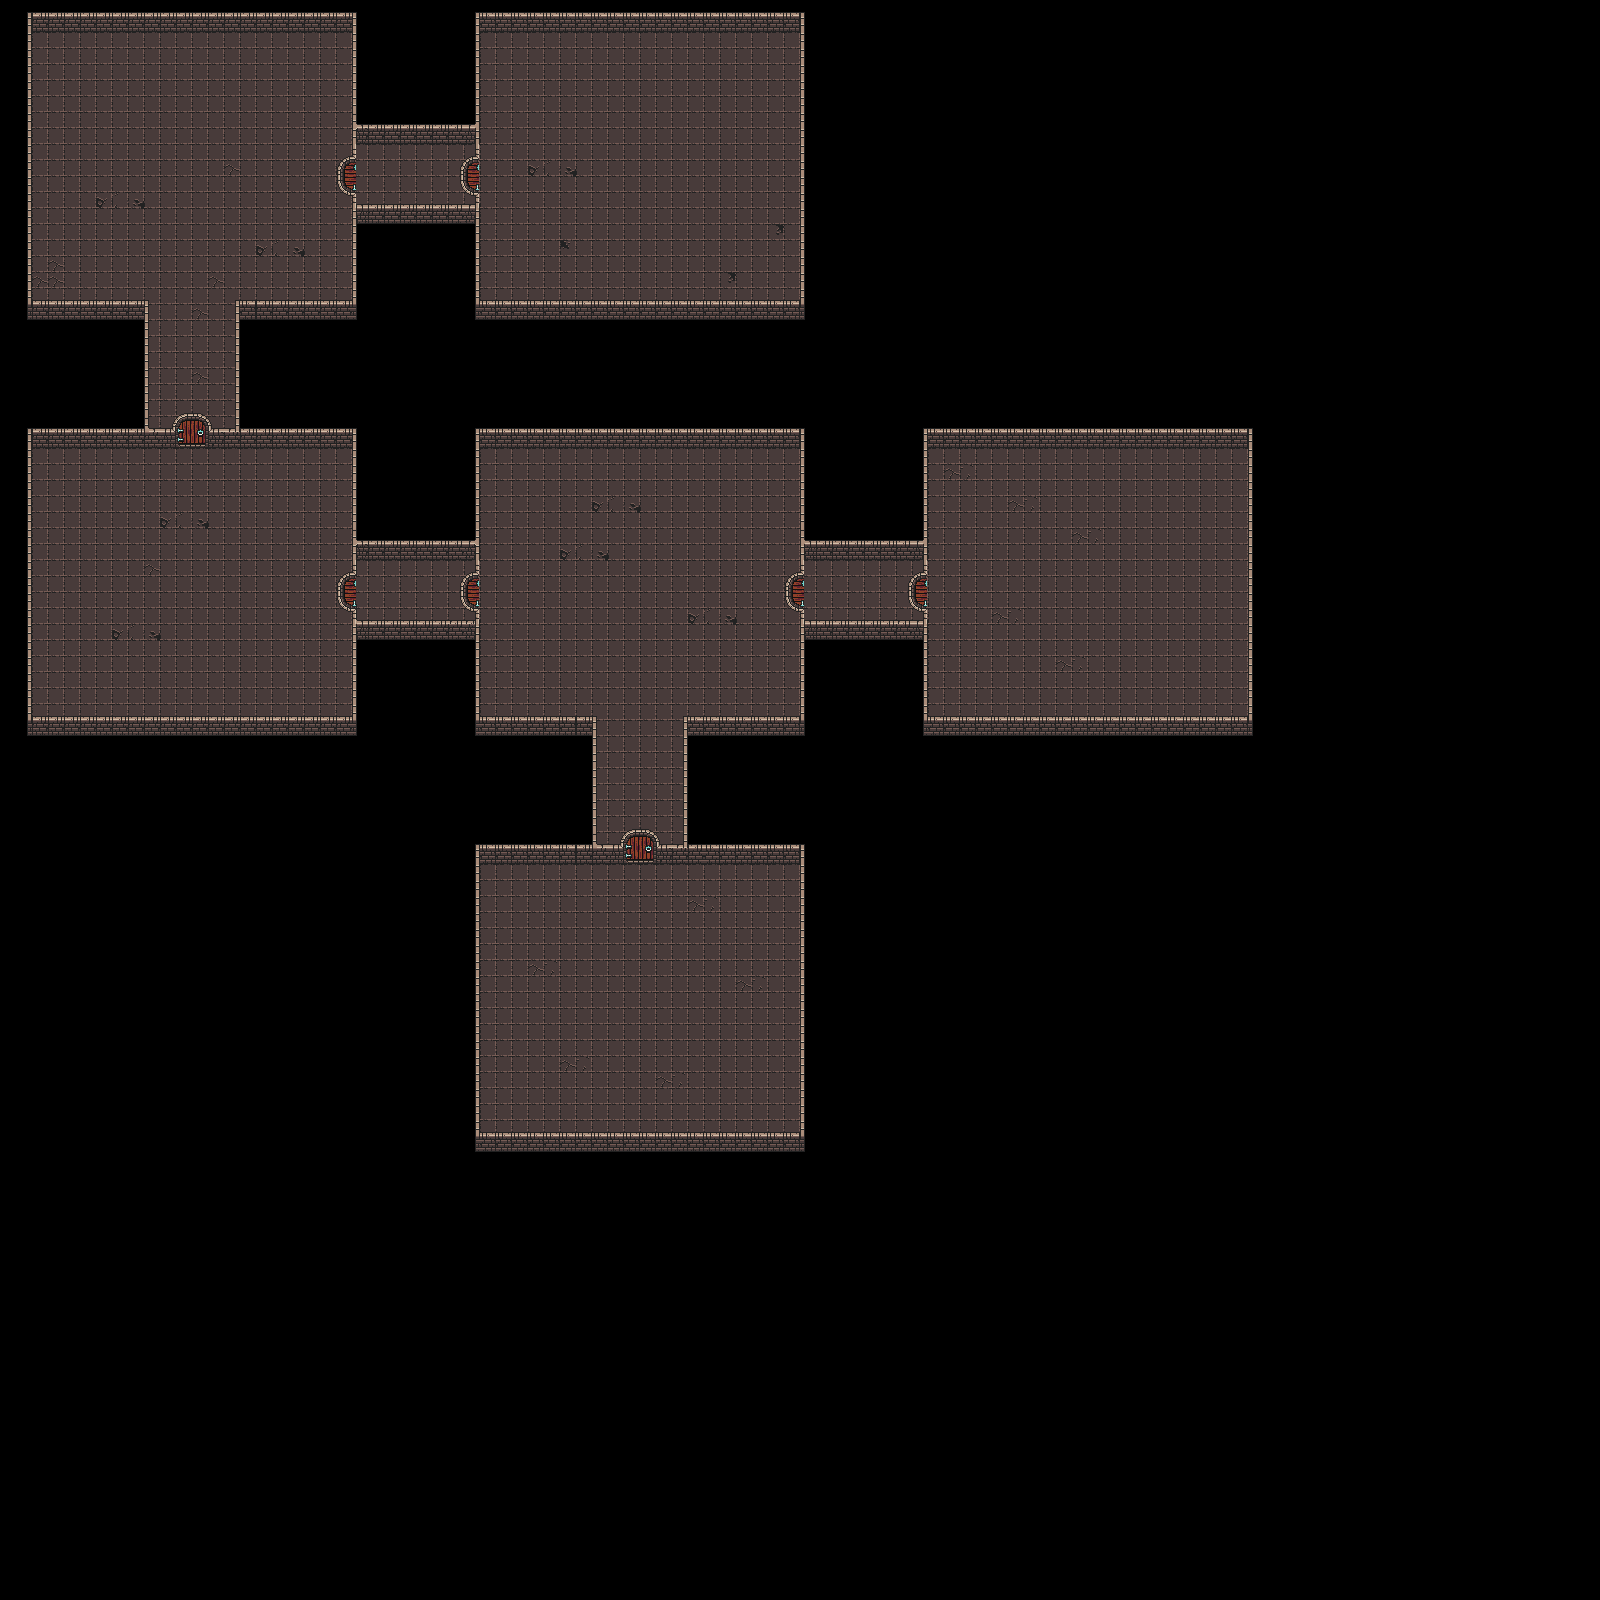

Below is a game level as drawn by its tile map, then a one-line description and the .tmx that defines it (tile-layer data replaced by summaries):
An orthogonal 100x100 tile map with 16x16 px tiles, 4 tile layers (ground, walls, side-doors-1, side-doors-2).

<map version="1.4" tiledversion="1.4.3" orientation="orthogonal" renderorder="right-down" width="100" height="100" tilewidth="16" tileheight="16" infinite="0" nextlayerid="6" nextobjectid="1">
 <tileset firstgid="1" name="0x72_DungeonTilesetII_v1.3" tilewidth="16" tileheight="16" tilecount="1024" columns="32">
  <image source="0x72_DungeonTilesetII_v1.3.1/0x72_DungeonTilesetII_v1.3.png" width="512" height="512" />
  <tile id="0">
   <properties>
    <property name="collides" type="bool" value="false" />
   </properties>
  </tile>
  <tile id="1">
   <properties>
    <property name="collides" type="bool" value="false" />
   </properties>
  </tile>
  <tile id="2">
   <properties>
    <property name="collides" type="bool" value="false" />
   </properties>
  </tile>
  <tile id="3">
   <properties>
    <property name="collides" type="bool" value="false" />
   </properties>
  </tile>
  <tile id="4">
   <properties>
    <property name="collides" type="bool" value="false" />
   </properties>
  </tile>
  <tile id="5">
   <properties>
    <property name="collides" type="bool" value="false" />
   </properties>
  </tile>
  <tile id="6">
   <properties>
    <property name="collides" type="bool" value="false" />
   </properties>
  </tile>
  <tile id="32">
   <properties>
    <property name="collides" type="bool" value="false" />
   </properties>
  </tile>
  <tile id="33">
   <properties>
    <property name="collides" type="bool" value="true" />
   </properties>
  </tile>
  <tile id="34">
   <properties>
    <property name="collides" type="bool" value="true" />
   </properties>
  </tile>
  <tile id="35">
   <properties>
    <property name="collides" type="bool" value="true" />
   </properties>
  </tile>
  <tile id="36">
   <properties>
    <property name="collides" type="bool" value="false" />
   </properties>
  </tile>
  <tile id="37">
   <properties>
    <property name="collides" type="bool" value="false" />
   </properties>
  </tile>
  <tile id="38">
   <properties>
    <property name="collides" type="bool" value="false" />
   </properties>
  </tile>
  <tile id="64">
   <properties>
    <property name="collides" type="bool" value="false" />
   </properties>
  </tile>
  <tile id="65">
   <properties>
    <property name="collides" type="bool" value="false" />
   </properties>
  </tile>
  <tile id="66">
   <properties>
    <property name="collides" type="bool" value="false" />
   </properties>
  </tile>
  <tile id="67">
   <properties>
    <property name="collides" type="bool" value="false" />
   </properties>
  </tile>
  <tile id="68">
   <properties>
    <property name="collides" type="bool" value="false" />
   </properties>
  </tile>
  <tile id="69">
   <properties>
    <property name="collides" type="bool" value="false" />
   </properties>
  </tile>
  <tile id="70">
   <properties>
    <property name="collides" type="bool" value="false" />
   </properties>
  </tile>
  <tile id="96">
   <properties>
    <property name="collides" type="bool" value="false" />
   </properties>
  </tile>
  <tile id="97">
   <properties>
    <property name="collides" type="bool" value="false" />
   </properties>
  </tile>
  <tile id="98">
   <properties>
    <property name="collides" type="bool" value="false" />
   </properties>
  </tile>
  <tile id="99">
   <properties>
    <property name="collides" type="bool" value="false" />
   </properties>
  </tile>
  <tile id="100">
   <properties>
    <property name="collides" type="bool" value="false" />
   </properties>
  </tile>
  <tile id="101">
   <properties>
    <property name="collides" type="bool" value="false" />
   </properties>
  </tile>
  <tile id="102">
   <properties>
    <property name="collides" type="bool" value="false" />
   </properties>
  </tile>
  <tile id="128">
   <properties>
    <property name="collides" type="bool" value="false" />
   </properties>
  </tile>
  <tile id="129">
   <properties>
    <property name="collides" type="bool" value="false" />
   </properties>
  </tile>
  <tile id="130">
   <properties>
    <property name="collides" type="bool" value="false" />
   </properties>
  </tile>
  <tile id="131">
   <properties>
    <property name="collides" type="bool" value="false" />
   </properties>
  </tile>
  <tile id="132">
   <properties>
    <property name="collides" type="bool" value="false" />
   </properties>
  </tile>
  <tile id="133">
   <properties>
    <property name="collides" type="bool" value="false" />
   </properties>
  </tile>
  <tile id="134">
   <properties>
    <property name="collides" type="bool" value="false" />
   </properties>
  </tile>
  <tile id="160">
   <properties>
    <property name="collides" type="bool" value="true" />
   </properties>
  </tile>
  <tile id="161">
   <properties>
    <property name="collides" type="bool" value="false" />
   </properties>
  </tile>
  <tile id="162">
   <properties>
    <property name="collides" type="bool" value="false" />
   </properties>
  </tile>
  <tile id="163">
   <properties>
    <property name="collides" type="bool" value="false" />
   </properties>
  </tile>
  <tile id="164">
   <properties>
    <property name="collides" type="bool" value="false" />
   </properties>
  </tile>
  <tile id="165">
   <properties>
    <property name="collides" type="bool" value="true" />
   </properties>
  </tile>
  <tile id="166">
   <properties>
    <property name="collides" type="bool" value="true" />
   </properties>
  </tile>
  <tile id="192">
   <properties>
    <property name="collides" type="bool" value="true" />
   </properties>
  </tile>
  <tile id="193">
   <properties>
    <property name="collides" type="bool" value="false" />
   </properties>
  </tile>
  <tile id="194">
   <properties>
    <property name="collides" type="bool" value="false" />
   </properties>
  </tile>
  <tile id="195">
   <properties>
    <property name="collides" type="bool" value="false" />
   </properties>
  </tile>
  <tile id="196">
   <properties>
    <property name="collides" type="bool" value="false" />
   </properties>
  </tile>
  <tile id="197">
   <properties>
    <property name="collides" type="bool" value="true" />
   </properties>
  </tile>
  <tile id="198">
   <properties>
    <property name="collides" type="bool" value="true" />
   </properties>
  </tile>
  <tile id="224">
   <properties>
    <property name="collides" type="bool" value="true" />
   </properties>
  </tile>
  <tile id="225">
   <properties>
    <property name="collides" type="bool" value="true" />
   </properties>
  </tile>
  <tile id="226">
   <properties>
    <property name="collides" type="bool" value="true" />
   </properties>
  </tile>
  <tile id="227">
   <properties>
    <property name="collides" type="bool" value="true" />
   </properties>
  </tile>
  <tile id="228">
   <properties>
    <property name="collides" type="bool" value="true" />
   </properties>
  </tile>
  <tile id="229">
   <properties>
    <property name="collides" type="bool" value="true" />
   </properties>
  </tile>
  <tile id="230">
   <properties>
    <property name="collides" type="bool" value="true" />
   </properties>
  </tile>
  <tile id="256">
   <properties>
    <property name="collides" type="bool" value="true" />
   </properties>
  </tile>
  <tile id="257">
   <properties>
    <property name="collides" type="bool" value="true" />
   </properties>
  </tile>
  <tile id="258">
   <properties>
    <property name="collides" type="bool" value="true" />
   </properties>
  </tile>
  <tile id="259">
   <properties>
    <property name="collides" type="bool" value="true" />
   </properties>
  </tile>
  <tile id="260">
   <properties>
    <property name="collides" type="bool" value="true" />
   </properties>
  </tile>
  <tile id="261">
   <properties>
    <property name="collides" type="bool" value="true" />
   </properties>
  </tile>
  <tile id="262">
   <properties>
    <property name="collides" type="bool" value="true" />
   </properties>
  </tile>
  <tile id="288">
   <properties>
    <property name="collides" type="bool" value="true" />
   </properties>
  </tile>
  <tile id="289">
   <properties>
    <property name="collides" type="bool" value="true" />
   </properties>
  </tile>
  <tile id="290">
   <properties>
    <property name="collides" type="bool" value="true" />
   </properties>
  </tile>
  <tile id="291">
   <properties>
    <property name="collides" type="bool" value="true" />
   </properties>
  </tile>
  <tile id="292">
   <properties>
    <property name="collides" type="bool" value="true" />
   </properties>
  </tile>
  <tile id="293">
   <properties>
    <property name="collides" type="bool" value="true" />
   </properties>
  </tile>
  <tile id="294">
   <properties>
    <property name="collides" type="bool" value="true" />
   </properties>
  </tile>
  <tile id="320">
   <properties>
    <property name="collides" type="bool" value="true" />
   </properties>
  </tile>
  <tile id="321">
   <properties>
    <property name="collides" type="bool" value="true" />
   </properties>
  </tile>
  <tile id="322">
   <properties>
    <property name="collides" type="bool" value="true" />
   </properties>
  </tile>
  <tile id="323">
   <properties>
    <property name="collides" type="bool" value="true" />
   </properties>
  </tile>
  <tile id="324">
   <properties>
    <property name="collides" type="bool" value="true" />
   </properties>
  </tile>
  <tile id="325">
   <properties>
    <property name="collides" type="bool" value="true" />
   </properties>
  </tile>
  <tile id="326">
   <properties>
    <property name="collides" type="bool" value="true" />
   </properties>
  </tile>
  <tile id="352">
   <properties>
    <property name="collides" type="bool" value="false" />
   </properties>
  </tile>
  <tile id="353">
   <properties>
    <property name="collides" type="bool" value="false" />
   </properties>
  </tile>
  <tile id="354">
   <properties>
    <property name="collides" type="bool" value="false" />
   </properties>
  </tile>
  <tile id="355">
   <properties>
    <property name="collides" type="bool" value="false" />
   </properties>
  </tile>
  <tile id="356">
   <properties>
    <property name="collides" type="bool" value="false" />
   </properties>
  </tile>
  <tile id="357">
   <properties>
    <property name="collides" type="bool" value="false" />
   </properties>
  </tile>
  <tile id="358">
   <properties>
    <property name="collides" type="bool" value="false" />
   </properties>
  </tile>
  <tile id="384">
   <properties>
    <property name="collides" type="bool" value="false" />
   </properties>
  </tile>
  <tile id="385">
   <properties>
    <property name="collides" type="bool" value="false" />
   </properties>
  </tile>
  <tile id="386">
   <properties>
    <property name="collides" type="bool" value="false" />
   </properties>
  </tile>
  <tile id="387">
   <properties>
    <property name="collides" type="bool" value="false" />
   </properties>
  </tile>
  <tile id="388">
   <properties>
    <property name="collides" type="bool" value="false" />
   </properties>
  </tile>
  <tile id="389">
   <properties>
    <property name="collides" type="bool" value="false" />
   </properties>
  </tile>
  <tile id="390">
   <properties>
    <property name="collides" type="bool" value="false" />
   </properties>
  </tile>
  <tile id="416">
   <properties>
    <property name="collides" type="bool" value="false" />
   </properties>
  </tile>
  <tile id="417">
   <properties>
    <property name="collides" type="bool" value="true" />
   </properties>
  </tile>
  <tile id="418">
   <properties>
    <property name="collides" type="bool" value="true" />
   </properties>
  </tile>
  <tile id="419">
   <properties>
    <property name="collides" type="bool" value="true" />
   </properties>
  </tile>
  <tile id="420">
   <properties>
    <property name="collides" type="bool" value="true" />
   </properties>
  </tile>
  <tile id="421">
   <properties>
    <property name="collides" type="bool" value="false" />
   </properties>
  </tile>
  <tile id="422">
   <properties>
    <property name="collides" type="bool" value="false" />
   </properties>
  </tile>
  <tile id="448">
   <properties>
    <property name="collides" type="bool" value="false" />
   </properties>
  </tile>
  <tile id="449">
   <properties>
    <property name="collides" type="bool" value="true" />
   </properties>
  </tile>
  <tile id="450">
   <properties>
    <property name="collides" type="bool" value="true" />
   </properties>
  </tile>
  <tile id="451">
   <properties>
    <property name="collides" type="bool" value="true" />
   </properties>
  </tile>
  <tile id="452">
   <properties>
    <property name="collides" type="bool" value="true" />
   </properties>
  </tile>
  <tile id="453">
   <properties>
    <property name="collides" type="bool" value="false" />
   </properties>
  </tile>
  <tile id="454">
   <properties>
    <property name="collides" type="bool" value="false" />
   </properties>
  </tile>
  <tile id="480">
   <properties>
    <property name="collides" type="bool" value="false" />
   </properties>
  </tile>
  <tile id="481">
   <properties>
    <property name="collides" type="bool" value="true" />
   </properties>
  </tile>
  <tile id="482">
   <properties>
    <property name="collides" type="bool" value="true" />
   </properties>
  </tile>
  <tile id="483">
   <properties>
    <property name="collides" type="bool" value="true" />
   </properties>
  </tile>
  <tile id="484">
   <properties>
    <property name="collides" type="bool" value="true" />
   </properties>
  </tile>
  <tile id="485">
   <properties>
    <property name="collides" type="bool" value="false" />
   </properties>
  </tile>
  <tile id="486">
   <properties>
    <property name="collides" type="bool" value="false" />
   </properties>
  </tile>
 </tileset>
 <layer id="2" name="ground" width="100" height="100">
  <data>[10000 cells, 2311 non-empty, 8 distinct tile ids]</data>
 </layer>
 <layer id="1" name="walls" width="100" height="100">
  <data>[10000 cells, 794 non-empty, 31 distinct tile ids]</data>
 </layer>
 <layer id="4" name="side-doors-1" width="100" height="100" offsetx="4" offsety="0">
  <data>[10000 cells, 24 non-empty, 8 distinct tile ids]</data>
 </layer>
 <layer id="5" name="side-doors-2" width="100" height="100" offsetx="-1" offsety="-0.5">
  <data>[10000 cells, 24 non-empty, 8 distinct tile ids]</data>
 </layer>
</map>
